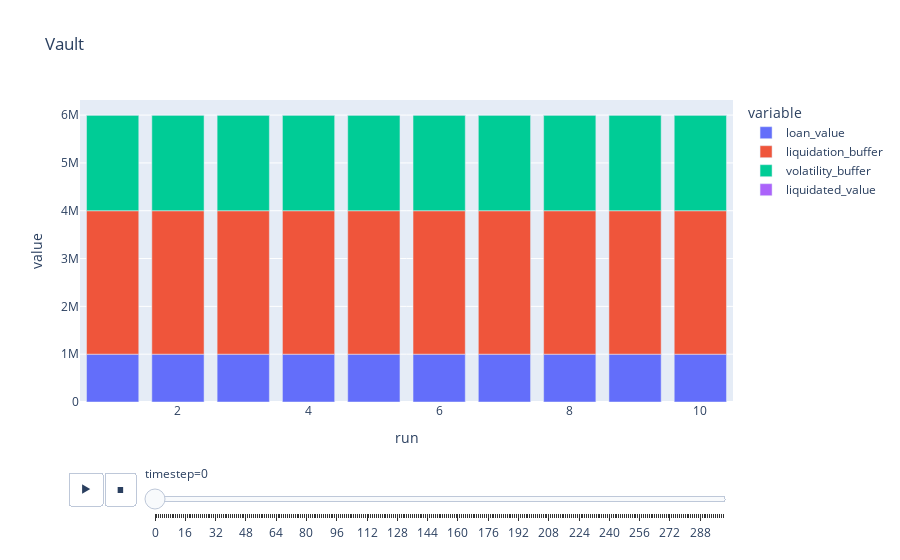

Source (notebook cell):
### Code cell
##################################
# 9. SIMULATION ANALYSIS: VAULTS #
##################################

px.bar(
    simulation_result,
    x='run',
    y=['loan_value', 'liquidation_buffer', 'volatility_buffer', 'liquidated_value'],
    title="Vault",
    animation_frame='timestep',
)
